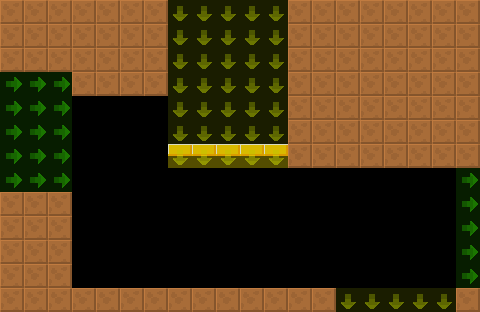

This game map was drawn from its Tiled (.tmx) file and the tilesets committed beside it. A one-line description and the trimmed map source follow:
An orthogonal 20x13 tile map with 24x24 px tiles, 2 tile layers (col, lnk), 2 tilesets and 3 objects (3x Spikes).

<map version="1.4" tiledversion="1.4.2" orientation="orthogonal" renderorder="right-down" width="20" height="13" tilewidth="24" tileheight="24" infinite="0" nextlayerid="4" nextobjectid="8">
 <tileset firstgid="6" source="../../lnk.tsx" />
 <tileset firstgid="1" source="../../col.tsx" />
 <layer id="1" name="col" width="20" height="13">
  <data>[260 cells, 113 non-empty, 2 distinct tile ids]</data>
 </layer>
 <layer id="2" name="lnk" width="20" height="13" opacity="0.5">
  <data>[260 cells, 60 non-empty, 2 distinct tile ids]</data>
 </layer>
 <objectgroup id="3" name="markers" opacity="0.5">
  <object id="1" name="Spikes" type="Spikes" x="264" y="72" width="24" height="72">
   <properties>
    <property name="yr" value="0" />
    <property name="xr" value="0" />
   </properties>
  </object>
  <object id="2" name="Spikes" type="Spikes" x="72" y="216" width="24" height="72">
   <properties>
    <property name="yr" value="0" />
    <property name="xr" value="0" />
   </properties>
  </object>
  <object id="3" name="Spikes" type="Spikes" x="168" y="264" width="144" height="24">
   <properties>
    <property name="yr" value="0" />
    <property name="xr" value="0" />
   </properties>
  </object>
 </objectgroup>
</map>
